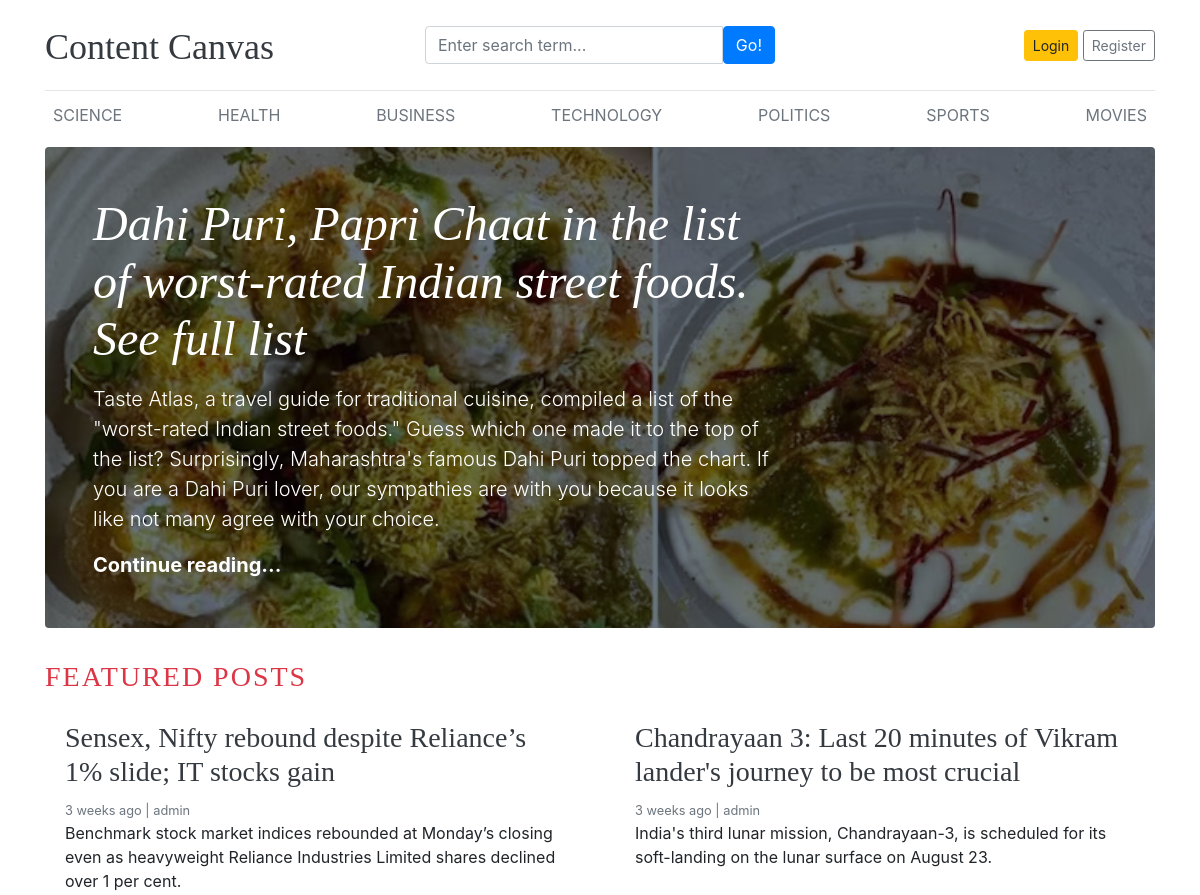
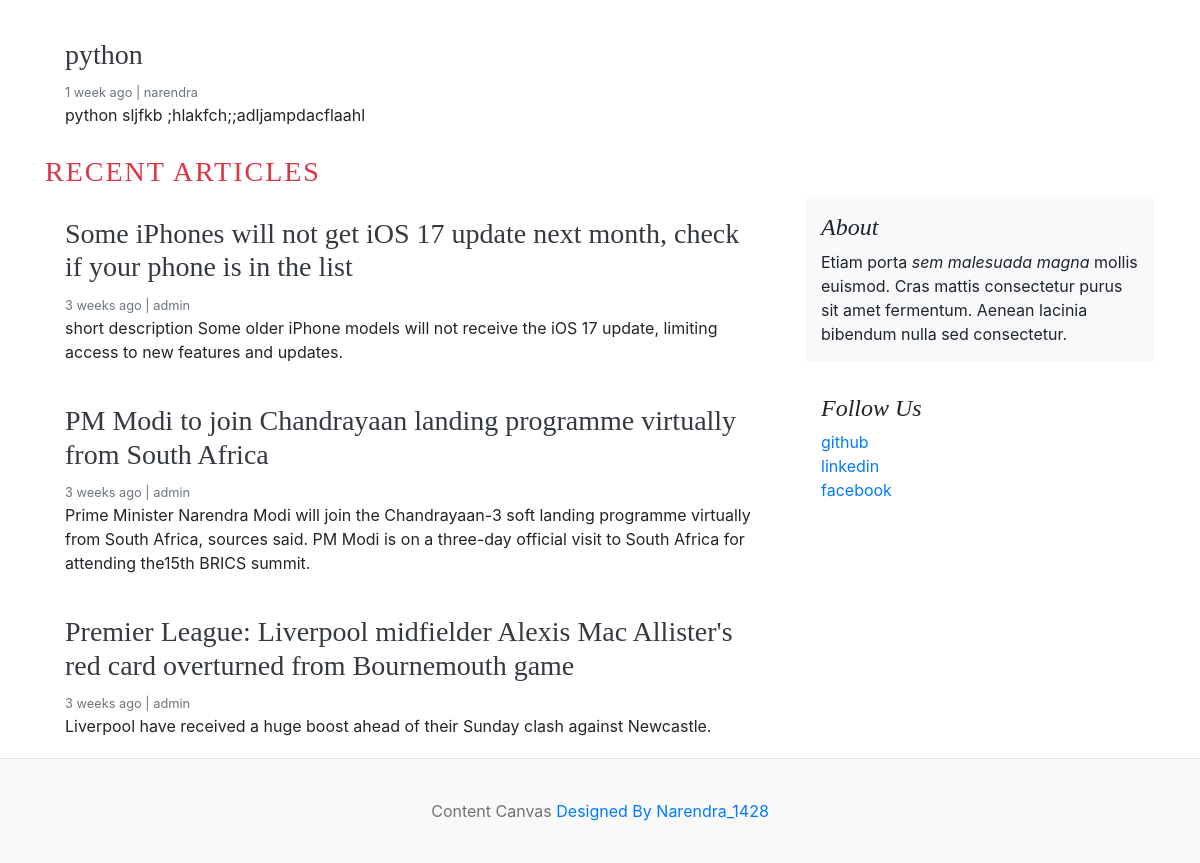
The page / on the database its author committed (2 pictures, top to bottom).
### blog/models.py (models this page shows, shortened)
class Category(models.Model):
    category_name=models.CharField(max_length=50,unique=True)
    created_at=models.DateTimeField(auto_now_add=True)
    updated_at=models.DateTimeField(auto_now=True)
    class Meta:
        verbose_name_plural='categories'

class Blog(models.Model):
    title=models.CharField(max_length=100)
    slug=models.SlugField(max_length=100)
    category=models.ForeignKey(Category,on_delete=models.CASCADE)
    author=models.ForeignKey(User,on_delete=models.CASCADE)
    featured_image=models.ImageField(upload_to='uploads/%y/%m/%d')
    short_description=models.TextField(max_length=500)
    blog_body=models.TextField(max_length=2000)
    status=models.CharField(max_length=20,choices=STATUS_CHOICES,default=0)
    is_featured=models.BooleanField(default=True)
    created_at=models.DateTimeField(auto_now_add=True)
    updated_at=models.DateTimeField(auto_now=True)

### social/models.py (models this page shows, shortened)
class SocialLink(models.Model):
    platform=models.CharField(max_length=25)
    link=models.URLField(max_length=100)
    created_at=models.DateTimeField(auto_now_add=True)
    updated_at=models.DateTimeField(auto_now=True)

### contentcanvas/views.py (the view)
# urls.py: 2. Add a URL to urlpatterns:  path('', views.home, name='home')
def home(request):
    featured_posts=Blog.objects.filter(is_featured=True,status='Published').order_by('updated_at')
    posts=Blog.objects.filter(is_featured=False,status='Published')
    context={
        'featured_posts':featured_posts,
        'posts':posts
    }
    return render(request,'home.html',context)

### blog/context_processors.py (called while the page is built)
def get_categories(request):
    categories=Category.objects.all()
    return dict(categories=categories)

def get_social_links(request):
    social_links=SocialLink.objects.all()
    return dict(social_links=social_links)

### templates/home.html
{% extends "base.html" %}
{% block content %}
{% for post in featured_posts  %}
{% if forloop.first %}
<div class="jumbotron p-3 p-md-5 text-white rounded bg-dark" style="background-image: url({{post.featured_image.url}});background-blend-mode: overlay;background-size:cover;">
    <div class="col-md-8 px-0">
      <h1 class="display-4 font-italic">{{post.title}}</h1>
      <p class="lead my-3">{{post.short_description}}</p>
      <p class="lead mb-0"><a href="{% url 'blogs' post.slug %}" class="text-white font-weight-bold">Continue reading...</a></p>
    </div>
  </div>
  {% endif %}
  {% endfor %}
  <h3 class="text-uppercase text-danger" style="letter-spacing:2px;">Featured Posts</h3>
  <div class="row mb-2">
    {% for post in featured_posts  %}
    {% if not forloop.first %}
    <div class="col-md-6">
      <div class="card border-0" >
        <div class="card-body">
          <h3><a href="{% url 'blogs' post.slug %}" class="text-dark">{{post.title}}</a></h3>
          <small class="mb-1 text-muted">{{post.created_at | timesince}} ago | {{post.author}}</small>
          <p class="card-text">{{post.short_description}}</p>
        </div>
      </div>
    </div>
    {% endif %}
    {% endfor %}
  </div>
  <h3 class="text-uppercase text-danger" style="letter-spacing:2px;">Recent Articles</h3>
  <main role="main" class="container p-0">
    <div class="row">
      <div class="col-md-8 blog-main">
        {% for post in posts %}
        <div class="card border-0" >
          <div class="card-body">
            <h3><a href="{% url 'blogs' post.slug %}" class="text-dark">{{post.title}}</a></h3>
            <small class="mb-1 text-muted">{{post.created_at | timesince}} ago | {{post.author}}</small>
            <p class="card-text">{{post.short_description}}</p>
          </div>
        </div>
        {% endfor %}
      </div>
      <aside class="col-md-4 blog-sidebar">
        <div class="p-3 mb-3 bg-light rounded">
          <h4 class="font-italic">About</h4>
          <p class="mb-0">Etiam porta <em>sem malesuada magna</em> mollis euismod. Cras mattis consectetur purus sit amet fermentum. Aenean lacinia bibendum nulla sed consectetur.</p>
        </div>
        {% if social_links %}
        <div class="p-3">
          <h4 class="font-italic">Follow Us</h4>
          <ol class="list-unstyled">
            {% for i in social_links %}
            <li><a href="{{i.link}}" target="_blank">{{i.platform}}</a></li>
            {% endfor %}
          </ol>
        </div>
        {% endif %}
      </aside>
    </div>
  </main>
</div>
{% endblock  %}

### templates/base.html (shortened to what this page needs)
{% load static %}
<!DOCTYPE html>
<html lang="en">
<head>
    <link href="https://getbootstrap.com/docs/4.0/dist/css/bootstrap.min.css" rel="stylesheet">
    <link rel="stylesheet" href="https://cdnjs.cloudflare.com/ajax/libs/font-awesome/6.5.1/css/all.min.css" />
    <link href="{% static 'css/cc.css' %}" rel="stylesheet">
  </head>
<body>
    <div class="container">
      <header class="blog-header py-3">
        <div class="row flex-nowrap justify-content-between align-items-center">
          <div class="col-4 pt-1">
            <a class="blog-header-logo text-dark" href="/">Content Canvas</a>
          </div>
          <div class="col-4">
            <form action="{% url 'search' %}" method="GET">
              <div class="input-group">
                <input class="form-control" type="text" name="keyword" value="{{keyword}}" placeholder="Enter search term..." aria-label="Enter search term..." aria-describedby="button-search" />
                <button type="submit" class="btn btn-primary" id="button-search" type="button">Go!</button>
              </div>
            </form>
          </div>
          {% if not user.is_authenticated %}
          <div class="col-4 d-flex justify-content-end align-items-center">
            <a class="btn btn-sm btn-warning" href="{% url 'login' %}">Login</a> &nbsp;
            <a class="btn btn-sm btn-outline-secondary" href="{% url 'register' %}">Register</a>
          </div>
          {% else %}
          <span><a href="{% url 'dashboard' %}">Dashboard</a></span>
          <span><a class="btn btn-sm btn-outline-danger" href="{% url 'logout' %}">Logout</a></span>
          {% endif %}
        </div>
      </header>
      <div class="nav-scroller py-1 mb-2">
        <nav class="nav d-flex justify-content-between">
          {% for cat in categories %}
          <a class="p-2 text-muted" href="{% url 'posts_by_category' cat.id %}">{{cat.category_name}}</a>
          {% endfor %}
        </nav>
      </div>
{% block content %}
{% endblock  %}
<footer class="blog-footer">
    <p class="text-center">Content Canvas  <a href="#">Designed By Narendra_1428</a></p>
  </footer>
  </body>
  </html>

### contentcanvas/static/css/cc.css (style rules this page uses)
.blog-header { border-bottom: 1px solid #e5e5e5; }
.blog-header-logo { font-family: "Playfair Display", Georgia, "Times New Roman", serif; font-size: 2.25rem; }
h1, h2, h3, h4, h5, h6 { font-family: "Playfair Display", Georgia, "Times New Roman", serif; }
.display-4 { font-size: 2.5rem; }
@media (min-width: 768px) { .display-4 { font-size: 3rem; } }
.blog-footer { padding: 2.5rem 0; color: #727272; text-align: center; background-color: #f9f9f9; border-top: .05rem solid #e5e5e5; }
.blog-footer p:last-child { margin-bottom: 0; }

### rows shown on the page
Category: category_name "SCIENCE"
Category: category_name "HEALTH"
Category: category_name "BUSINESS"
Category: category_name "TECHNOLOGY"
Category: category_name "POLITICS"
Category: category_name "SPORTS"
Category: category_name "MOVIES"
Blog: featured_image (picture), title "Dahi Puri, Papri Chaat in the list of worst-rated Indian street foods. See full list", short_description "Taste Atlas, a travel guide for traditional cuisine, compiled a list of the \"worst-rated Indian street foods.\" Guess which one made it to the top of the list? Surprisingly, Maharashtra's famous Dahi Puri topped the chart. If you are a Dahi Puri lover, our sympathies are with you because it looks like not many agree with your choice."
Blog: title "Sensex, Nifty rebound despite Reliance’s 1% slide; IT stocks gain", created_at "3 weeks", author "admin", short_description "Benchmark stock market indices rebounded at Monday’s closing even as heavyweight Reliance Industries Limited shares declined over 1 per cent."
Blog: title "Chandrayaan 3: Last 20 minutes of Vikram lander's journey to be most crucial", created_at "3 weeks", author "admin", short_description "India's third lunar mission, Chandrayaan-3, is scheduled for its soft-landing on the lunar surface on August 23."
Blog: title "python", created_at "1 week", author "narendra", short_description "python sljfkb ;hlakfch;;adljampdacflaahl"
Blog: title "Some iPhones will not get iOS 17 update next month, check if your phone is in the list", created_at "3 weeks", author "admin", short_description "short description Some older iPhone models will not receive the iOS 17 update, limiting access to new features and updates."
Blog: title "PM Modi to join Chandrayaan landing programme virtually from South Africa", created_at "3 weeks", author "admin", short_description "Prime Minister Narendra Modi will join the Chandrayaan-3 soft landing programme virtually from South Africa, sources said. PM Modi is on a three-day official visit to South Africa for attending the15th BRICS summit."
Blog: title "Premier League: Liverpool midfielder Alexis Mac Allister's red card overturned from Bournemouth game", created_at "3 weeks", author "admin", short_description "Liverpool have received a huge boost ahead of their Sunday clash against Newcastle."
SocialLink: platform "github"
SocialLink: platform "linkedin"
SocialLink: platform "facebook"
